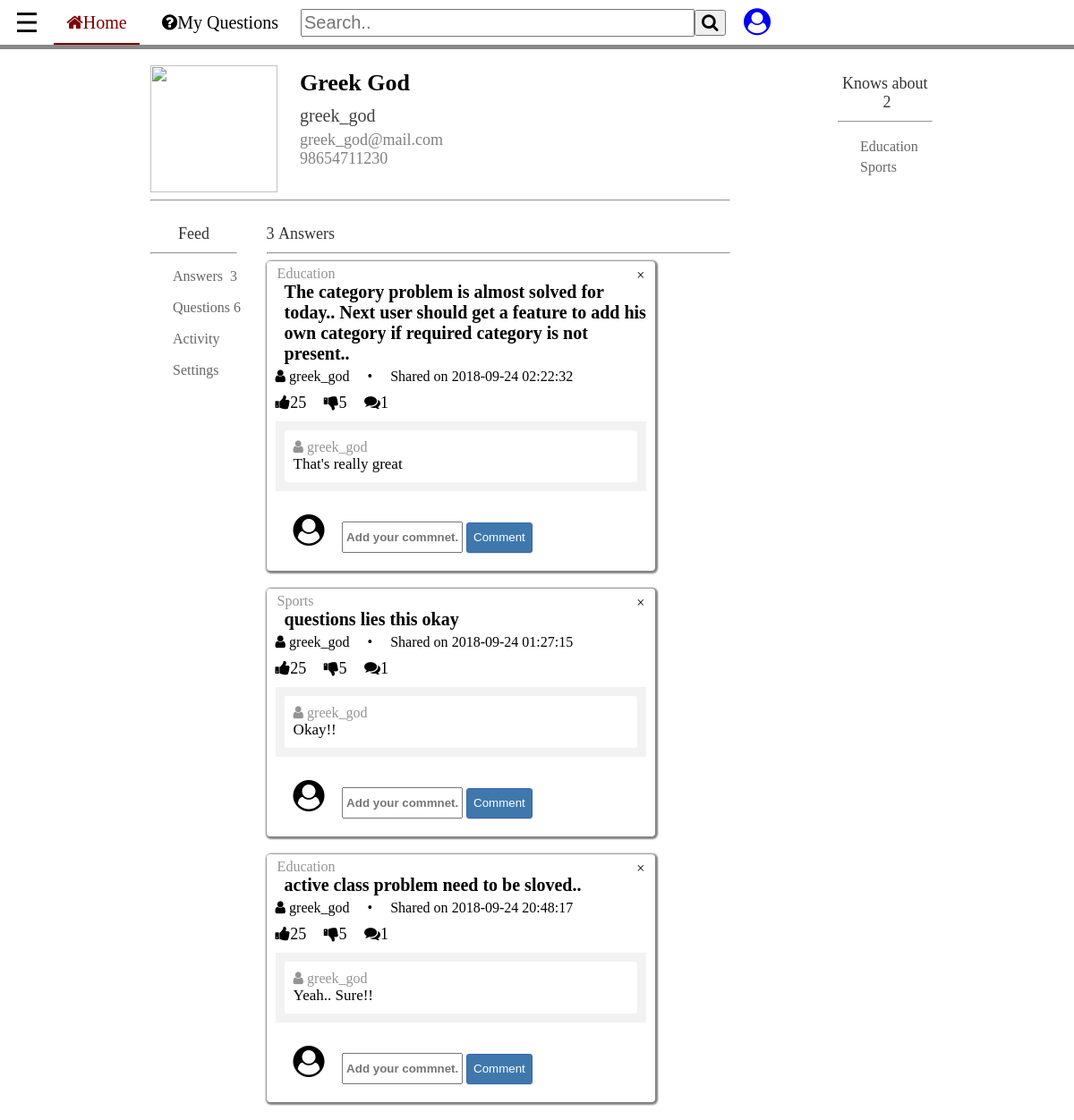
Page /account.php (signed in) on the committed database.
### tables this page shows
CREATE TABLE `categories` (
  `cat_id` int(8) NOT NULL,
  `cat_name` varchar(255) NOT NULL,
  `cat_description` varchar(255) NOT NULL
);

CREATE TABLE `topics` (
  `topic_id` int(8) NOT NULL,
  `topic_subject` text NOT NULL,
  `topic_date` datetime NOT NULL,
  `topic_cat` int(8) NOT NULL,
  `topic_by` int(8) NOT NULL
);

CREATE TABLE `users` (
  `user_id` int(255) NOT NULL,
  `user_name` varchar(255) NOT NULL,
  `user_pass` varchar(255) NOT NULL,
  `user_email` varchar(255) NOT NULL,
  `user_date` datetime NOT NULL,
  `user_level` int(11) NOT NULL,
  `first_name` varchar(255) NOT NULL,
  `last_name` varchar(255) NOT NULL,
  `ph_no` varchar(255) NOT NULL
);

CREATE TABLE `replies` (
  `reply_id` int(8) NOT NULL,
  `reply_content` text NOT NULL,
  `reply_date` datetime NOT NULL,
  `reply_topic` int(8) NOT NULL,
  `reply_by` int(8) NOT NULL
);

### account.php (the view, shortened to what this page needs)
<?php
include 'header.php';
include 'connect.php';
$userid = $_SESSION['user_id'];
?>
<body style="background-color: white;">
<div class="whole-wrapper">
	<div class="wrapper-page-fraction">
		<div class="fraction-page-top">
			<div class="user-details">
				<div class="user-dp"><img src="img/user.png"></div>
				<div class="user-basic">
					<div class="prfl-usr-nm">
						<span class="prfl-usr-fnm"><?php echo $_SESSION['fname'];?></span>
						<span class="prfl-usr-lnm"><?php echo $_SESSION['lname'];?></span>
					</div>
					<div class="prsnl-info">
						<div class="prfl-usrnm"><?php echo $_SESSION['username'];?></div>
						<div class="prfl-email"><?php echo $_SESSION['email'];?></div>
						<div class="prfl-phno"><?php echo $_SESSION['phno'];?></div>
					</div>
				</div>
			</div>
				<hr>
		</div>
		<div class="fraction-page-bottom">
			<div class="pg-frctn-ri8">
				<div id="prfl-feed-ans">
					<?php
						$rbqry = mysqli_query($con,"SELECT * FROM replies WHERE reply_by='$userid'");
						$noans = mysqli_num_rows($rbqry);
					?>
					<h3><?php echo "$noans"; ?>&nbsp;Answers</h3>
					<hr>
					<?php
						while($resrb = mysqli_fetch_assoc($rbqry)){
							$replyid = $resrb['reply_topic'];
					$qry = mysqli_query($con,"SELECT * FROM topics WHERE topic_id='$replyid' ORDER BY topic_id DESC");
					while($res = mysqli_fetch_assoc($qry)){?>
					<div class="feed-post" id="feed-post">
						<div class="feed-post-cat">
							<span class="post-cat-name">
								<?php
									$top_cat = $res['topic_cat'];
									$topcat = mysqli_query($con,"SELECT * FROM categories WHERE cat_id ='$top_cat'");
									while($restopcat = mysqli_fetch_assoc($topcat)){
										echo $restopcat['cat_name'];
									}
								?>
							</span>
							<span class="post-dismiss" onclick="closefeed()">×</span>
						</div>
						<div class="feed-post-ques">
							<?php echo $res['topic_subject']; ?>
						</div>
						<div class="feed-post-by">
							<span class="fa fa-user"></span>
							<span class="post-by-name">
								<?php
									$pstby = $res['topic_by'];
									$pstby =mysqli_query($con,"SELECT * FROM users WHERE user_id ='$pstby'");
									while($respstby = mysqli_fetch_assoc($pstby)){
										echo $respstby['user_name'];
									}
								?>
							</span>
							<span class="dot">&emsp;&bull;&emsp;</span>
							<span class="post-date">Shared on <?php echo $res['topic_date']; ?></span>
						</div>
						<?php
							$topicid = $res['topic_id'];
							$rplysql = "SELECT * FROM replies WHERE reply_topic='$topicid'";
							$rplyqry = mysqli_query($con,$rplysql);
							$cmntcount = mysqli_num_rows($rplyqry);
							?>
						<div class="post-like">
							<span class="pl fa fa-thumbs-up">25</span>
							<span class="pl fa fa-thumbs-down">5</span>
							<span class="pl fa fa-comments"><?php echo $cmntcount; ?></span>
						</div>
						<div class="cmnts-done-wrapper">
							<?php while($resrply = mysqli_fetch_assoc($rplyqry)){ ?>
							<div class="cmnt-done">
								<div class="name-cmnter"><i class="fa fa-user"></i>
									<?php
										$rplyusr = $resrply['reply_by'];
										$rplyby = mysqli_query($con,"SELECT * FROM users WHERE user_id='$rplyusr'");
										while($resrplyby = mysqli_fetch_assoc($rplyby)){
										echo $resrplyby['user_name'];
										}
									?>
								</div>
								<div class="cmnter-cntnt"><?php echo $resrply['reply_content']; ?></div>
							</div>
							<?php }} ?>
						</div>
						<div class="post-cmnt-section">
								<span class="my-icon"><i class="fa fa-user-circle"></i></span>
								<span class="cmnt-box">
										<input type="text" placeholder="Add your commnet.." class="cmnt-place">
										<button type="submit" class="cmnt-reply-btn">Comment</button>
								</span>
						</div>
					</div>
					<?php	}
					?>
				</div>
					<?php
					$qry = mysqli_query($con,"SELECT * FROM topics WHERE topic_by='$userid' ORDER BY topic_id DESC");
					$noques = mysqli_num_rows($qry);
					?>
			</div>
			<div class="pg-frctn-lft">
				<h3>Feed</h3>	<hr>
				<ul>
					<li onclick="prflans()">Answers &nbsp;<?php echo "$noans"; ?> </li>
					<li onclick="prflques()">Questions&nbsp;<?php echo "$noques"; ?> </li>
					<li onclick="prflactv()">Activity </li>
					<li onclick="prflsetng()"> Settings </li>
				</ul>
			</div>
		</div>
	</div>
	<div class="wrapper-page-side">
		<div class="side-page-top">
			<?php
				$reptopqry = mysqli_query($con,"SELECT * FROM replies WHERE reply_by='$userid'");
				$catid[0]=0;
				while($resreptop = mysqli_fetch_assoc($reptopqry)){
					$reptop = $resreptop['reply_topic'];
					$topcataqry = mysqli_query($con,"SELECT * FROM topics WHERE topic_id='$reptop'");
					while($restopcat = mysqli_fetch_assoc($topcataqry)){
						if(!in_array($restopcat['topic_cat'], $catid)){
						$catid[] = $restopcat['topic_cat'];
						}
					}
				}
				$nocat =count($catid);
			?>
			<h3>Knows about &nbsp;<?php echo $nocat-1; ?></h3>	<hr>
			<ul>
			<?php
				for($i=1; $i<$nocat; $i++){
					$cata_id = $catid[$i];
					$catnmqry = mysqli_query($con,"SELECT * from categories where cat_id='$cata_id'");
					while($rescatnm = mysqli_fetch_assoc($catnmqry)){
						echo "<li>".$rescatnm['cat_name']."</li>";
					}
				}
			?>
			</ul>
		</div>
	</div>
</div>
<body>
<?php
include 'footer.php';
?>

### style.css (style rules this page uses)
body { margin: 0px; padding: 0px; background-color: #f2f2f2; }
.feed-post { width: 80%; margin: 0px; margin-bottom: 20px; padding-top: 5px; padding-left: 10px; padding-right: 10px; background-color: #ffffff; border-radius: 4px; box-shadow: 1px 1px 2px 2px gray; }
.feed-post-cat { width: 100%; text-align: left; }
.post-cat-name { color: #949494; margin: 2px; }
.post-dismiss { color: inherit; height: 100%; margin: 2px; float: right; }
.feed-post-ques { width: 100%; margin-bottom: 5px; padding-left: 10px; padding-right: 10px; color: black; text-align: left; font-weight: 700; font-family: Georgia; font-size: 20px; }
.feed-post-by { text-align: left; font-size: 16px; margin-bottom: 10px; font-weight: 400; font-family: Times New Roman; }
.post-like { text-align: left; font-size: 18px; margin-bottom: 10px; }
.pl { margin-right: 15px; }
.cmnts-done-wrapper { display: non e; background-color: #f2f2f2; padding: 10px; padding-bottom: 5px; margin-bottom: 10px; }
.cmnt-done { padding: 10px; background-color: white; text-align: left; border-radius: 3px; margin-bottom: 5px; }
.name-cmnter { color: #949494; }
.cmnter-cntnt { font-size: 17px; }
.post-cmnt-section { text-align: left; width: 100%; padding: 15px; padding-bottom: 20px; padding-left: 20px; font-size: 18px; }
.cmnt-box { margin-left: 15px; }
.cmnt-place { width: 30%; padding: 3px; height: 25px; font-weight: 600; }
.cmnt-reply-btn { box-sizing: border-box; border-radius: 3px; box-shadow: 0 1px 1px 0 rgba(200,200,200,0.2); display: inline-block; font-weight: 500; outline: 0; padding: 3px 7px 4px 7px; text-align: center; text-decoration: none; cursor: pointer; background: #3e78ad; color: #fff; border: 1px solid #3a66ad; box-shadow: 0 1px 1px 0 rgba(200,200,200,0.6); height: 34px; }
.my-icon { font-size: 35px; }
.whole-wrapper { background-color: white; width: 100%; height: 100%; }
.wrapper-page-fraction { margin-left: 8%; float: left; width: 60%; }
.fraction-page-top { margin-left: 10%; display: block; }
.user-details { height: 150px; }
.user-dp { width: 20%; display: block; float: left; align-content: center; }
.user-dp img { margin-top: 8px; height: 142px; width: 142px; }
.user-basic { width: 75%; display: block; float: right; text-align: left; }
.prfl-usr-nm { margin-top: 8px; padding: 5px; width: 100%; font-size: 26px; font-weight: 600; }
.prsnl-info { width: 100%; }
.prfl-usrnm { padding: 5px; font-size: 20px; color: #404040; font-weight: 500; }
.prfl-email, .prfl-phno { padding-left: 5px; width: 100%; font-size: 18px; color: #808080; }
.fraction-page-bottom { margin-left: 10%; display: block; }
.pg-frctn-lft { display: block; float: left; width: 15%; text-align: center; }
.pg-frctn-lft h3 { color: #333; font-size: 18px; font-weight: 500; padding-bottom: 2px; margin-bottom: 2px; }
.pg-frctn-lft ul { list-style: none; display: block; padding: 0px; }
.pg-frctn-lft li { display: block; height: 25px; text-align: left; font-size: 16px; padding-left: 25px; margin-bottom: 10px; color: #666; }
.pg-frctn-ri8 { display: block; float: right; width: 80%; }
#prfl-feed-ans { display: block; }
#prfl-feed-ans h3 { color: #333; font-size: 18px; font-weight: 500; padding-bottom: 2px; margin-bottom: 2px; }
.wrapper-page-side { float: right; margin-left: : 10%; width: 22%; text-align: left; }
.side-page-top { width: 40%; font-size: 18px; font-style: ; }
.side-page-top h3 { text-align: center; color: #333; font-size: 18px; font-weight: 500; padding-bottom: 1px; margin-bottom: 1px; }
.side-page-top ul { list-style: none; display: block; padding: 0px; }
.side-page-top li { display: block; text-align: left; font-size: 16px; padding-left: 25px; margin-bottom: 5px; color: #666 }

### rows in the picture
replies: reply_content "That's really great"
topics: topic_subject "The category problem is almost solved for today.. Next user should get a feature to add his own category if required category is not present..", topic_date "2018-09-24 02:22:32", cmntcount "1"
categories: cat_name "Education"
users: user_name "greek_god"
replies: reply_content "Okay!!"
topics: topic_subject "questions lies this okay", topic_date "2018-09-24 01:27:15", cmntcount "1"
categories: cat_name "Sports"
replies: reply_content "Yeah.. Sure!!"
topics: topic_subject "active class problem need to be sloved..", topic_date "2018-09-24 20:48:17", cmntcount "1"

### other values in the picture
$_SESSION['fname'] "Greek"
$_SESSION['lname'] "God"
$_SESSION['username'] "greek_god"
$_SESSION['email'] "greek_god@mail.com"
$_SESSION['phno'] "98654711230"
$noans "3"
$noques "6"
$nocat-1 "2"
